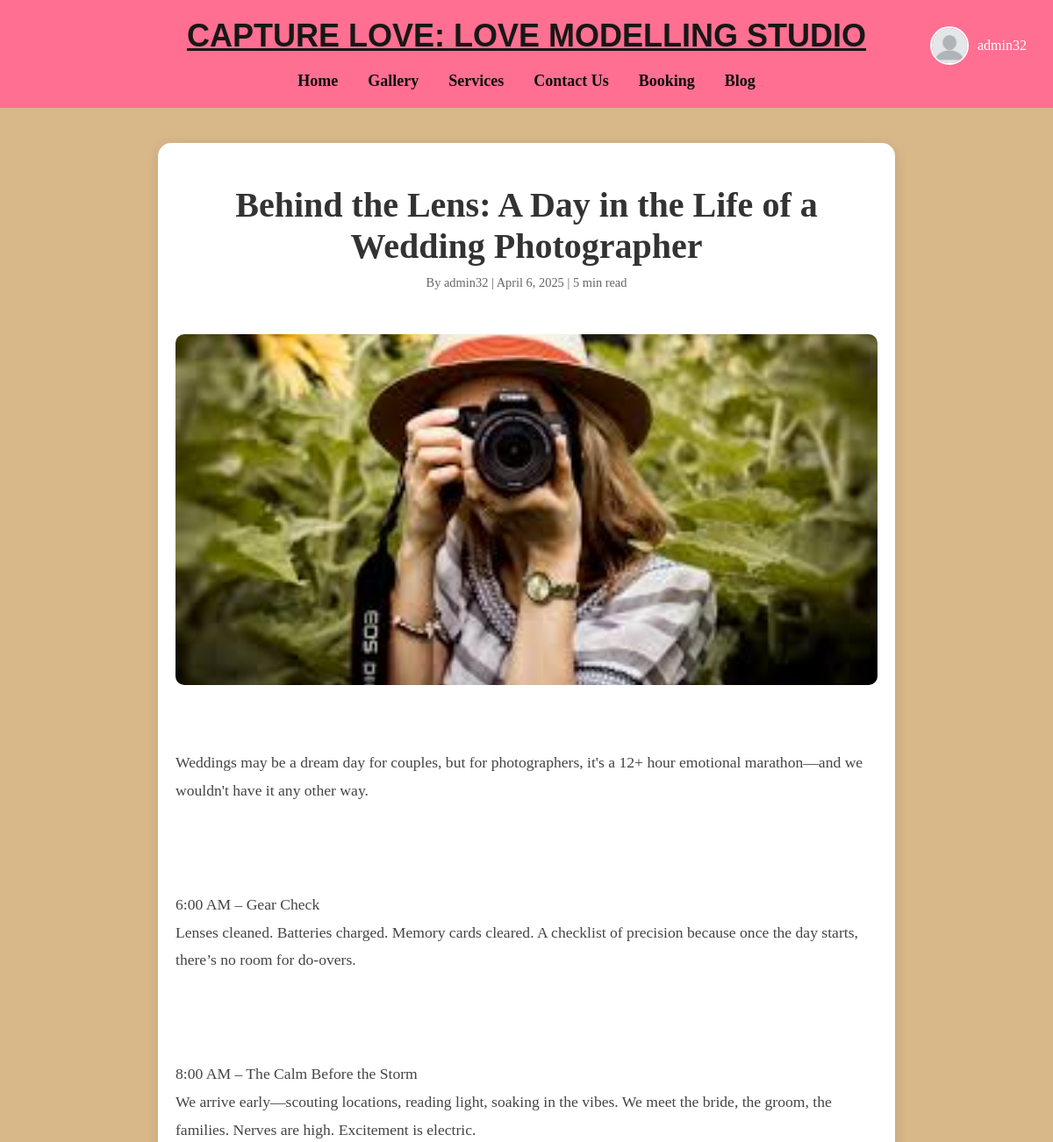
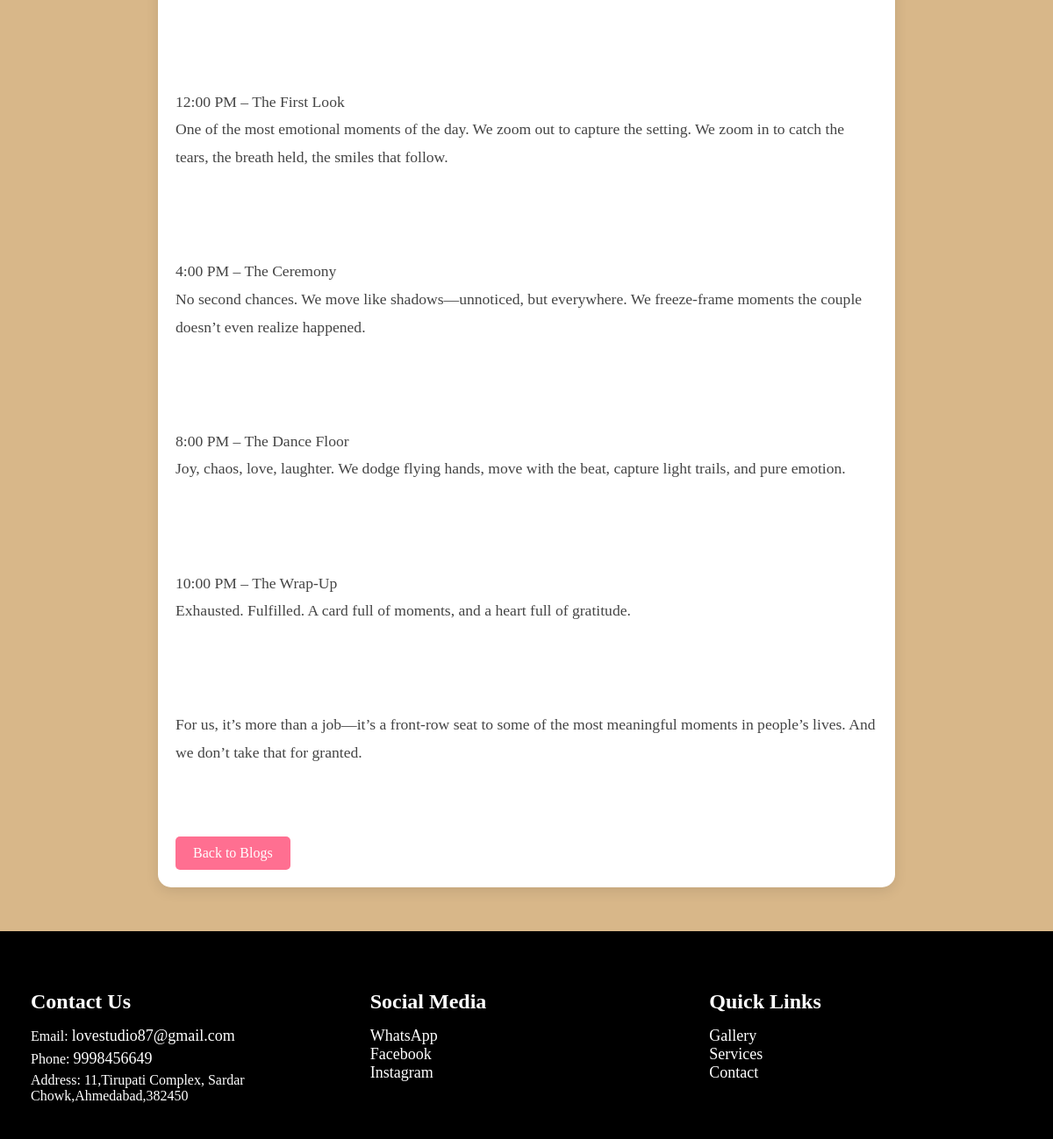
The app's page /blog/5/ (signed in) with its own data (2 pictures, top to bottom).
### home/models.py (models this page shows, shortened)
class Blog(models.Model):
    title = models.CharField(max_length=200, default="Untitled Blog")
    content = models.TextField(default="")
    image = models.ImageField(upload_to='blog_images/', null=True, blank=True)
    author = models.ForeignKey(CustomUser, on_delete=models.SET_NULL, null=True)
    created_at = models.DateTimeField(default=timezone.now)
    short_description = models.TextField(max_length=200, blank=True)
    read_time = models.IntegerField(default=5)
    category = models.CharField(max_length=50, default='General')
    class Meta:
        ordering = ['-created_at']

class CustomUser(AbstractUser):
    email_verified = models.BooleanField(default=False)
    phone_number = models.CharField(max_length=15, blank=True, null=True)
    profile_pic = models.ImageField(upload_to='profile_pics/', null=True, blank=True)
    is_active = models.BooleanField(default=False)  # Default to inactive until email verified
    groups = models.ManyToManyField(Group, related_name="customuser_set", blank=True)
    user_permissions = models.ManyToManyField(
        Permission,
        related_name="customuser_permissions_set",
        blank=True
    )
    class Meta:
        verbose_name = 'User'
        verbose_name_plural = 'Users'
    def __str__(self):
        return self.username

### home/views.py (the view)
# urls.py: path('blog/<int:blog_id>/', views.blog_detail, name='blog_detail'),
def blog_detail(request, blog_id):
    blog = get_object_or_404(Blog, id=blog_id)
    return render(request, "blog_detail.html", {'blog': blog})

### home/templates/blog_detail.html (shortened to what this page needs)
{% extends 'base.html' %}
{% block content %}
<div class="blog-detail-container">
    <div class="blog-header">
        <h1 class="blog-title">{{ blog.title }}</h1>
        <div class="blog-meta">
            <span>By {{ blog.author|default:"Admin" }}</span> |
            <span>{{ blog.created_at|date:"F j, Y" }}</span> |
            <span>{{ blog.read_time }} min read</span>
        </div>
    </div>
    {% if blog.image %}
        <img src="{{ blog.image.url }}" alt="{{ blog.title }}" class="blog-image">
    {% endif %}
    <div class="blog-content">
        {{ blog.content|linebreaks }}
    </div>
    <a href="{% url 'blog' %}" class="back-button">Back to Blogs</a>
</div>
{% endblock %}

### home/templates/base.html (shortened to what this page needs)
<!DOCTYPE html>
<html lang="en">
<head>
</head>
<body>
    <header>
        <div class="logo">
            <u><b>CAPTURE LOVE: LOVE MODELLING STUDIO</b></u>
        </div>
        <div class="auth-section">
            {% if user.is_authenticated %}
            <div class="profile-section" style="display: flex; align-items: center; gap: 10px; margin-top: 10px;">
                {% if user.is_authenticated %}
                <a href="{% url 'edit_profile' %}" class="profile-link"
                    style="display: flex; align-items: center; text-decoration: none;">
                    {% if user.profile.profile_pic %}
                    <img src="{{ user.profile.profile_pic.url }}" alt="Profile" class="profile-pic">
                    {% else %}
                    <img src="/static/images/default-profile.png" alt="Profile" class="profile-pic">
                    {% endif %}
                    <span class="username">{{ user.username }}</span>
                </a>
                {% endif %}
            </div>
            {% else %}
            <div class="auth-buttons">
                <a href="{% url 'login' %}" class="auth-button">Login</a>
                <a href="{% url 'signup' %}" class="auth-button">Sign Up</a>
            </div>
            {% endif %}
        </div>
        <nav>
            <a href="{% url 'home' %}"><b>Home</b></a>
            <a href="{% url 'gallery' %}"><b>Gallery</b></a>
            <a href="{% url 'services' %}"><b>Services</b></a>
            <a href="{% url 'contact' %}"><b>Contact Us</b></a>
            <a href="{% url 'booking' %}"><b>Booking</b></a>
            <a href="{% url 'blog' %}"><b>Blog</b></a>
        </nav>
    </header>
    <div class="content">
        {% block content %}
        {% endblock %}
    </div>
    <footer>
        <div class="footer-container">
            <div class="footer-section">
                <h4>Contact Us</h4>
                <p>Email: <a href="mailto:info@lovestudio87.com"> lovestudio87@gmail.com</a></p>
                <p>Phone: <a href="tel: 9998456649"> 9998456649</a></p>
                <p>Address: 11,Tirupati Complex, Sardar Chowk,Ahmedabad,382450</p>
            </div>
            <div class="footer-section">
                <h4>Social Media</h4>
                <a href="https://wa.me/yourwhatsappnumber" target="_blank">WhatsApp</a><br>
                <a href="https://www.facebook.com/yourpage" target="_blank">Facebook</a><br>
                <a href="https://www.instagram.com/yourprofile" target="_blank">Instagram</a>
            </div>
            <div class="footer-section">
                <h4>Quick Links</h4>
                <a href="{% url 'gallery' %}">Gallery</a><br>
                <a href="{% url 'services' %}">Services</a><br>
                <a href="{% url 'contact' %}">Contact</a>
            </div>
        </div>
    </footer>
</body>
</html>

### home/templates/base.html (style rules this page uses)
body { font-family: 'Georgia', serif; margin: 0; padding: 0; background: linear-gradient(to bottom right, #d8b789, #d8b789); color: #000000; }
header { text-align: center; padding: 20px; background: #ff6f91; color: #fff; position: relative; }
.logo { font-size: 36px; color: #181717; font-family: 'Cursive', sans-serif; display: flex; align-items: center; justify-content: center; }
.profile-section { position: absolute; top: 20px; right: 20px; display: flex; align-items: center; cursor: pointer; text-decoration: none; }
.profile-pic { width: 40px; height: 40px; border-radius: 50%; margin-right: 10px; object-fit: cover; border: 2px solid white; }
.username { color: white; font-size: 16px; margin-right: 10px; }
nav { text-align: center; margin-top: 20px; }
nav a { margin: 0 15px; text-decoration: none; color: #0d0d0d; font-size: 18px; }
footer { background-color: #000000; color: white; text-align: center; padding: 20px; margin-top: 50px; }
.footer-container { display: flex; justify-content: space-around; background-color: #000000; color: white; text-align: left; max-width: 1200px; margin: 0 auto; }
.footer-section { flex: 1; padding: 15px; }
.footer-section h4 { color: #fff; font-size: 24px; margin-bottom: 15px; }
.footer-section a { color: #fff; text-decoration: none; font-size: 18px; transition: color 0.3s ease; }
footer p, footer a { margin: 5px 0; }

### home/templates/blog_detail.html (style rules this page uses)
.blog-detail-container { max-width: 800px; margin: 40px auto; padding: 20px; background: white; border-radius: 15px; box-shadow: 0 4px 15px rgba(0, 0, 0, 0.1); }
.blog-header { text-align: center; margin-bottom: 30px; }
.blog-title { color: #333; font-size: 2.5em; margin-bottom: 10px; }
.blog-meta { color: #666; font-size: 0.9em; margin-bottom: 20px; }
.blog-image { width: 100%; max-height: 400px; object-fit: cover; border-radius: 10px; margin: 20px 0; }
.blog-content { line-height: 1.8; font-size: 1.1em; color: #444; white-space: pre-line; }
.back-button { display: inline-block; margin-top: 30px; padding: 10px 20px; background-color: #ff6f91; color: white; text-decoration: none; border-radius: 5px; transition: background-color 0.3s; }

### records on screen
Blog: title "Behind the Lens: A Day in the Life of a Wedding Photographer", author "admin32", created_at "April 6, 2025", read_time "5", image (picture), content "Weddings may be a dream day for couples, but for photographers, it's a 12+ hour emotional marathon—and we wouldn't have it any other way. 6:00 AM – Gear Check Lenses cleaned. Batteries charged. Memory cards cleared. A checklist of precision because once the day starts, there’s no room for do-overs. 8:00 AM – The Calm Before the Storm We arrive early—scouting locations, reading light, soaking in the vibes. We meet the bride, the groom, the families. Nerves are high. Excitement is electric. 12:00 PM – The First Look One of the most emotional moments of the day. We zoom out to capture the setting. We zoom in to catch the tears, the breath held, the smiles that follow. 4:00 PM – The Ceremony No…"

### other values on screen
{{ user.username }} "admin32"
